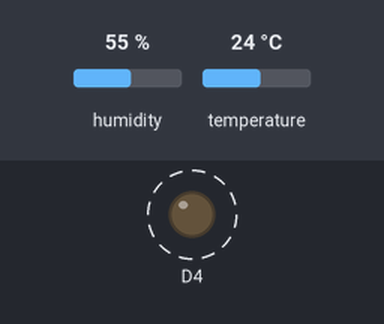
Simulated run of this sketch. Board: ESP8266 (NodeMCU). Parts: output pins drawn as LEDs (lit = HIGH, except the on-board LED, lit = LOW). Dashed ring = blinking. Inputs (shaded band) come from the test bench; at power-on: humidity 55 %, temperature 24 °C. What the sketch prints to the serial monitor is not drawn.

Above: at 1.0 s.
Timing chart, 0 to 4.7 s (numbered marks = the images above):
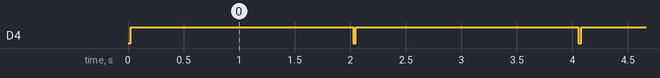

Measured:
- by itself, D4: alternates HIGH for 2.0 s and LOW for 0.02 s

The sketch:

dht11.ino
```cpp
#include <ESP8266WiFi.h>
#include <DHT.h>

#define DHTPIN D1
#define DHTTYPE DHT11

DHT dht(DHTPIN, DHTTYPE);

void setup() {
  Serial.begin(115200);
  dht.begin();
  pinMode(BUILTIN_LED, OUTPUT);
  digitalWrite(BUILTIN_LED, HIGH);
}

void loop() {

  digitalWrite(BUILTIN_LED, LOW);

  Serial.print(dht.readTemperature());
  Serial.print(",");

  Serial.println(dht.readHumidity());

  digitalWrite(BUILTIN_LED, HIGH);
  delay(50);
}
```
